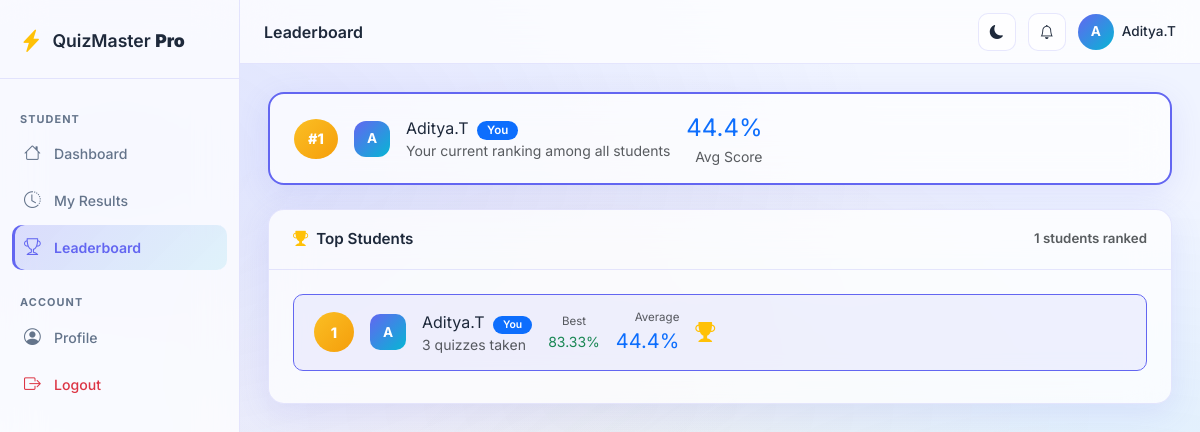
Page /student/leaderboard (signed in) on the committed database.
### app/models/user.py (models this page shows, shortened)
class User(UserMixin, db.Model):
    __tablename__ = 'users'
    id = db.Column(db.Integer, primary_key=True)
    username = db.Column(db.String(80), unique=True, nullable=False, index=True)
    email = db.Column(db.String(120), unique=True, nullable=False, index=True)
    password_hash = db.Column(db.String(255), nullable=False)
    role = db.Column(db.String(20), nullable=False, default='student')  # 'admin' or 'student'
    full_name = db.Column(db.String(150), nullable=True)
    avatar = db.Column(db.String(255), nullable=True)
    is_active = db.Column(db.Boolean, default=True)
    created_at = db.Column(db.DateTime, default=datetime.utcnow)
    last_login = db.Column(db.DateTime, nullable=True)
    results = db.relationship('Result', backref='student', lazy='dynamic', cascade='all, delete-orphan')
    student_answers = db.relationship('StudentAnswer', backref='student', lazy='dynamic', cascade='all, delete-orphan')
    @property
    def is_admin(self):
        return self.role == 'admin'
    def get_average_score(self):
        results = self.results.all()
        if not results:
            return 0
        return round(sum(r.percentage for r in results) / len(results), 1)

### app/models/quiz.py (models this page shows, shortened)
class Result(db.Model):
    __tablename__ = 'results'
    id = db.Column(db.Integer, primary_key=True)
    student_id = db.Column(db.Integer, db.ForeignKey('users.id'), nullable=False)
    quiz_id = db.Column(db.Integer, db.ForeignKey('quizzes.id'), nullable=False)
    total_questions = db.Column(db.Integer, nullable=False)
    correct_answers = db.Column(db.Integer, nullable=False, default=0)
    wrong_answers = db.Column(db.Integer, nullable=False, default=0)
    marks_obtained = db.Column(db.Float, nullable=False, default=0)
    percentage = db.Column(db.Float, nullable=False, default=0)
    grade = db.Column(db.String(5), nullable=False, default='F')
    time_taken = db.Column(db.Integer, nullable=True)  # seconds
    submitted_at = db.Column(db.DateTime, default=datetime.utcnow)
    answers = db.relationship('StudentAnswer', backref='result', lazy='dynamic', cascade='all, delete-orphan')

### app/routes/student.py (the view)
@student_bp.route('/leaderboard')
@student_required
def leaderboard():
    board = QuizService.get_leaderboard(limit=20)
    my_rank = None
    for i, entry in enumerate(board, 1):
        if entry['user'].id == current_user.id:
            my_rank = i
            break
    return render_template('student/leaderboard.html', board=board, my_rank=my_rank)

### app/context_processors.py (called while the page is built)
def inject_notifications():
    if current_user.is_authenticated:
        try:
            from app.services.notification_service import NotificationService
            count = NotificationService.unread_count(current_user.id)
            recent = NotificationService.get_unread(current_user.id, limit=5)
            return {
                'notif_count': count,
                'recent_notifs': recent,
            }
        except Exception:
            pass
    return {'notif_count': 0, 'recent_notifs': []}

def inject_globals():
    from datetime import datetime
    return {
        'app_name': 'QuizMaster Pro',
        'app_version': '1.0',
        'current_year': datetime.utcnow().year,
    }

### app/models/user.py (called while the page is built)
@login_manager.user_loader
def load_user(user_id):
    return User.query.get(int(user_id))

### app/routes/student.py (called while the page is built)
def student_required(f):
    @wraps(f)
    def decorated(*args, **kwargs):
        if not current_user.is_authenticated:
            return redirect(url_for('auth.login'))
        return f(*args, **kwargs)
    return login_required(decorated)

### app/services/notification_service.py (called while the page is built)
    @staticmethod
    def get_unread(user_id: int, limit: int = 10):
        return (Notification.query
                .filter_by(user_id=user_id, is_read=False)
                .order_by(Notification.created_at.desc())
                .limit(limit).all())

    @staticmethod
    def unread_count(user_id: int) -> int:
        return Notification.query.filter_by(user_id=user_id, is_read=False).count()

### app/services/quiz_service.py (called while the page is built)
    @staticmethod
    def get_leaderboard(limit=10):
        students = User.query.filter_by(role='student', is_active=True).all()
        leaderboard = []
        for s in students:
            results = s.results.all()
            if not results:
                continue
            avg = round(sum(r.percentage for r in results) / len(results), 1)
            best = max(r.percentage for r in results)
            leaderboard.append({
                'user': s,
                'average_score': avg,
                'best_score': best,
                'total_quizzes': len(results),
                'full_name': s.full_name or s.username
            })
        leaderboard.sort(key=lambda x: (-x['average_score'], -x['total_quizzes']))
        return leaderboard[:limit]

### app/templates/student/leaderboard.html (shortened to what this page needs)
{% extends "base.html" %}
{% block page_title %}Leaderboard{% endblock %}
{% block content %}
{% if my_rank %}
<div class="glass-card mb-4 animate-in" style="border:2px solid var(--primary)">
  <div class="card-body py-3">
    <div class="d-flex align-items-center gap-3">
      <div class="rank-badge rank-{{ 'other' if my_rank > 3 else my_rank }}" style="min-width:44px">
        #{{ my_rank }}
      </div>
      <div class="user-avatar" style="border-radius:12px">
        {{ current_user.full_name[0].upper() if current_user.full_name else current_user.username[0].upper() }}
      </div>
      <div class="flex-1">
        <div class="fw-700">
          {{ current_user.full_name or current_user.username }}
          <span class="badge bg-primary ms-1">You</span>
        </div>
        <div class="text-muted small">Your current ranking among all students</div>
      </div>
      <div class="text-end d-none d-md-block">
        <div class="fw-800 fs-4 text-primary">{{ current_user.get_average_score() }}%</div>
        <div class="text-muted small">Avg Score</div>
      </div>
    </div>
  </div>
</div>
{% endif %}
<div class="glass-card animate-in">
  <div class="card-header d-flex justify-content-between align-items-center">
    <span><i class="bi bi-trophy-fill text-warning me-2"></i>Top Students</span>
    <span class="text-muted small">{{ board|length }} students ranked</span>
  </div>
  <div class="card-body">
    {% if board %}
    {% for entry in board %}
    <div class="leaderboard-row {% if entry.user.id == current_user.id %}my-row{% endif %}">
      <div class="rank-badge
        {% if loop.index==1 %}rank-1{% elif loop.index==2 %}rank-2{% elif loop.index==3 %}rank-3{% else %}rank-other{% endif %}">
        {{ loop.index }}
      </div>
      <div class="user-avatar" style="border-radius:10px;flex-shrink:0">
        {{ entry.full_name[0].upper() if entry.full_name else entry.user.username[0].upper() }}
      </div>
      <div class="flex-1">
        <div class="fw-600">
          {{ entry.full_name or entry.user.username }}
          {% if entry.user.id == current_user.id %}
          <span class="badge bg-primary ms-1" style="font-size:0.65rem">You</span>
          {% endif %}
        </div>
        <div class="text-muted small">
          {{ entry.total_quizzes }} quiz{{ 'zes' if entry.total_quizzes != 1 else '' }} taken
        </div>
      </div>
      <div class="text-center d-none d-md-block">
        <div class="text-muted" style="font-size:0.72rem">Best</div>
        <div class="fw-700 text-success small">{{ entry.best_score }}%</div>
      </div>
      <div class="text-end">
        <div class="text-muted" style="font-size:0.72rem">Average</div>
        <div class="fw-800 fs-5 text-primary">{{ entry.average_score }}%</div>
      </div>
      {% if loop.index == 1 %}<i class="bi bi-trophy-fill text-warning fs-5"></i>
      {% elif loop.index == 2 %}<i class="bi bi-trophy-fill text-secondary fs-5"></i>
      {% elif loop.index == 3 %}<i class="bi bi-trophy-fill fs-5" style="color:#fb923c"></i>
      {% endif %}
    </div>
    {% endfor %}
    {% endif %}
  </div>
</div>
{% endblock %}

### app/templates/base.html (shortened to what this page needs)
<!DOCTYPE html>
<html lang="en" data-theme="light">
<head>
  <link rel="stylesheet" href="https://cdnjs.cloudflare.com/ajax/libs/bootstrap/5.3.3/css/bootstrap.min.css"/>
  <link rel="stylesheet" href="https://cdnjs.cloudflare.com/ajax/libs/bootstrap-icons/1.11.3/font/bootstrap-icons.min.css"/>
  <link rel="stylesheet" href="{{ url_for('static', filename='css/main.css') }}"/>
  <link rel="stylesheet" href="{{ url_for('static', filename='css/password_strength.css') }}"/>
</head>
<body>
{% if current_user.is_authenticated %}
<div class="sidebar" id="sidebar">
  <div class="sidebar-brand">
    <i class="bi bi-lightning-charge-fill text-warning"></i>
    <span>QuizMaster <strong>Pro</strong></span>
  </div>
  <nav class="sidebar-nav">
    {% if current_user.is_admin %}
    <div class="nav-section-label">Admin</div>
    <a href="{{ url_for('admin.dashboard') }}" class="nav-link {% if request.endpoint == 'admin.dashboard' %}active{% endif %}"><i class="bi bi-speedometer2"></i><span>Dashboard</span></a>
    <a href="{{ url_for('admin.questions') }}" class="nav-link {% if 'question' in (request.endpoint or '') %}active{% endif %}"><i class="bi bi-question-circle"></i><span>Questions</span></a>
    <a href="{{ url_for('admin.quizzes') }}" class="nav-link {% if request.endpoint in ['admin.quizzes','admin.create_quiz'] %}active{% endif %}"><i class="bi bi-journal-check"></i><span>Quizzes</span></a>
    <a href="{{ url_for('admin.categories') }}" class="nav-link {% if 'categor' in (request.endpoint or '') %}active{% endif %}"><i class="bi bi-tags"></i><span>Categories</span></a>
    <a href="{{ url_for('admin.import_questions') }}" class="nav-link {% if 'import' in (request.endpoint or '') %}active{% endif %}"><i class="bi bi-upload"></i><span>Import</span></a>
    <a href="{{ url_for('admin.students') }}" class="nav-link {% if request.endpoint == 'admin.students' %}active{% endif %}"><i class="bi bi-people"></i><span>Students</span></a>
    <a href="{{ url_for('admin.all_results') }}" class="nav-link {% if request.endpoint in ['admin.all_results','admin.view_result'] %}active{% endif %}"><i class="bi bi-clipboard-data"></i><span>All Results</span></a>
    <a href="{{ url_for('admin.analytics') }}" class="nav-link {% if request.endpoint == 'admin.analytics' %}active{% endif %}"><i class="bi bi-bar-chart-line"></i><span>Analytics</span></a>
    {% else %}
    <div class="nav-section-label">Student</div>
    <a href="{{ url_for('student.dashboard') }}" class="nav-link {% if request.endpoint == 'student.dashboard' %}active{% endif %}"><i class="bi bi-house"></i><span>Dashboard</span></a>
    <a href="{{ url_for('student.history') }}" class="nav-link {% if request.endpoint == 'student.history' %}active{% endif %}"><i class="bi bi-clock-history"></i><span>My Results</span></a>
    <a href="{{ url_for('student.leaderboard') }}" class="nav-link {% if request.endpoint == 'student.leaderboard' %}active{% endif %}"><i class="bi bi-trophy"></i><span>Leaderboard</span></a>
    {% endif %}
    <div class="nav-section-label mt-3">Account</div>
    <a href="{{ url_for('auth.profile') }}" class="nav-link {% if request.endpoint == 'auth.profile' %}active{% endif %}"><i class="bi bi-person-circle"></i><span>Profile</span></a>
    <a href="{{ url_for('auth.logout') }}" class="nav-link text-danger"><i class="bi bi-box-arrow-right"></i><span>Logout</span></a>
  </nav>
</div>
<div class="main-content" id="mainContent">
  <div class="topbar">
    <div class="topbar-title">{% block page_title %}{% endblock %}</div>
    <div class="topbar-right">
      <button class="btn btn-icon" id="darkModeToggle"><i class="bi bi-moon-fill" id="darkModeIcon"></i></button>
      <div class="position-relative" id="notifBellWrap">
        <button class="btn btn-icon" id="notifBell" title="Notifications">
          <i class="bi bi-bell"></i>
        </button>
      </div>
      <div class="user-badge">
        <div class="user-avatar">{{ current_user.full_name[0].upper() if current_user.full_name else current_user.username[0].upper() }}</div>
        <span class="d-none d-md-inline">{{ current_user.full_name or current_user.username }}</span>
      </div>
    </div>
  </div>
  <div class="page-content">
    {% block content %}{% endblock %}
  </div>
</div>
{% endif %}
</body>
</html>

### rows in the picture
User: full_name "A", full_name "Aditya.T", full_name "A", full_name "Aditya.T", is_active True (drawn)
Result: get_average_score "44.4", best_score "83.33"

### other values in the picture
{{ my_rank }} "1"
{{ board|length }} "1"
{{ entry.total_quizzes }} "3"
{{ 'zes' if entry.total_quizzes != 1 else '' }} "zes"
{{ entry.average_score }} "44.4"
